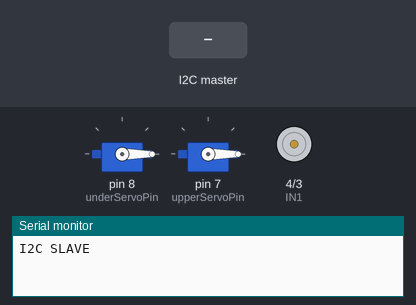
The sketch below on a simulated Arduino Uno, built with avr-gcc and run on an emulated ATmega328P. Parts: 2 × servo, motor-driver pin pairs drawn as motors (green arrow = first pin HIGH = forward, orange = second pin HIGH = backward, longer = more drive, scaled by the enable pin), the last lines printed to the serial monitor. The test bench sets the inputs (shaded band).

Above: at 1.2 s.
1.3 s: the I2C master sends "T"
At 3.2 s:
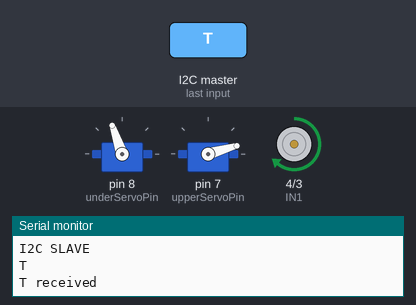
7.3 s: the I2C master sends "U"
At 7.71 s:
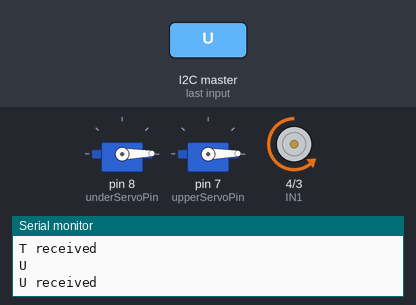
9.4 s: the I2C master sends "S"
At 10.2 s:
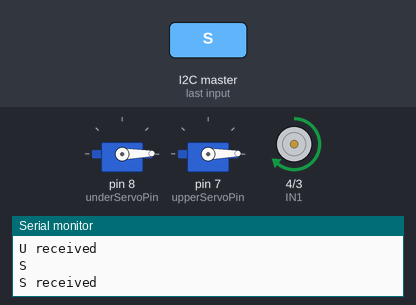
11.9 s: the I2C master sends "T"
At 14.8 s:
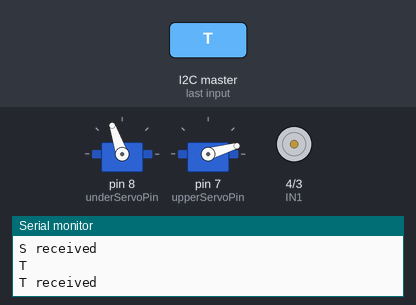
Timing chart, 0 to 15.9 s (numbered marks = the images above; inputs shaded):
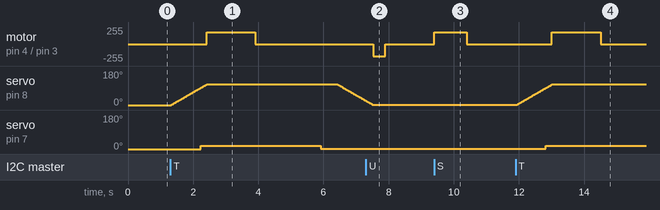

Measured:
- after the input at 1.3 s, motor on pin 4 (IN1) / pin 3 (IN2): stopped → forward 180/255 after 1.1 s, → stopped 1.5 s later; servo on pin 8 (underServoPin): rises from 0° to 110° in 5.1 s, then falls to 22° in 0.89 s; servo on pin 7 (upperServoPin): 0° → 16° after 0.93 s, → 1° 3.7 s later
- after the input at 7.3 s, motor on pin 4 (IN1) / pin 3 (IN2): stopped → backward 180/255 after 0.22 s, → stopped 0.38 s later
- after the input at 9.4 s, motor on pin 4 (IN1) / pin 3 (IN2): stopped → forward 180/255 at once, → stopped 1.0 s later
- after the input at 11.9 s, motor on pin 4 (IN1) / pin 3 (IN2): stopped → forward 180/255 after 1.1 s, → stopped 1.5 s later; servo on pin 8 (underServoPin): moves from 1° to 109° over 1.1 s, starting at once; servo on pin 7 (upperServoPin): 1° → 16° after 0.93 s

The sketch:

I2C_Slave.ino
```cpp
#include <Wire.h>
#include <Servo.h>
#define SLAVE 4
char buf[20];
volatile byte pos = 0; // 수신 버퍼에 문자를 기록할 위치
volatile boolean process_it = false; // 수신 데이터 종료 알림


/**서보 모터 관련 변수 선언**/
Servo underServo, upperServo;
int underServoPin = 8;
int upperServoPin = 7;
int underServoAngle = 0;
int upperServoAngle = 0;
#define upperServoAngleLimit 17

/****모드 설정****/
boolean Rflag = false;
boolean Pflag = false;
boolean Uflag = false;
boolean Sflag = false;
boolean ReturnFlag = false;
boolean Dflag=false;
int currentMillis;
int previousMillis = 0;


/**PIN_DC 관련 변수 선언**/
#define IN1 4
#define IN2 3
#define ENA 5

/***SETUP & LOOP ***/
void setup() {
  Serial.begin(9600);
  Serial.println("I2C SLAVE");
  // Wire 라이브러리 초기화
  // 슬레이브로 참여하기 위해서는 주소를 지정해야 한다.
  Wire.begin(SLAVE);
  // 마스터의 데이터 전송 요구가 있을 때 처리할 함수 등록
  Wire.onReceive(receiveHandler);
  Wire.onRequest(requestHandler);

  underServo.attach(underServoPin);
  upperServo.attach(upperServoPin);
  underServo.write(0);
  upperServo.write(0);

  pinMode(IN1, OUTPUT);
  pinMode(IN2, OUTPUT);
  pinMode(ENA, OUTPUT);
}

void receiveHandler()//마스터로 부터 플래그 도착시 슬레이브 플래그 설정
{
  char flag;
  flag = (char)Wire.read();
  Serial.println(flag);
  if (flag == 'T')
  {
    Serial.println("T received");
    Uflag = true;
    process_it = true;
  }
  if (flag == 'R')
  {
    Serial.println("R received");
    Rflag = true;
    previousMillis = millis();
  }
  if (flag == 'U')
  {
    Serial.println("U received");
    Uflag = true;
    previousMillis = millis();
  }
  if (flag == 'S')
  {
    Serial.println("S received");
    Sflag = true;
    previousMillis = millis();
  }
}

void requestHandler()//Done 메시지를 보내주기 위한 함수, Return_Servo까지 정상수행시 Dflag ON
{
  Serial.println("request received");
  if(Dflag)
  {
    Serial.println("Done Sent");
    char data='D';
    Wire.write(data);
    Dflag=false;
  }
}


void Turn_Servo()//터너 정회전
{
  for (; underServoAngle<110; underServoAngle++)
  {
    delay(10);
    underServo.write(underServoAngle);
    if (underServoAngle > 90)
      for (; upperServoAngle < upperServoAngleLimit; upperServoAngle++) {
        upperServo.write(upperServoAngle);
      }
  }
}

void Pin_DC()//핀
{
  digitalWrite(IN1, HIGH);
  digitalWrite(IN2, LOW);
  analogWrite(ENA, 180);
}

void Return_Servo()//터너 되돌아오기
{
  for (; upperServoAngle > 0; upperServoAngle--) {
    upperServo.write(upperServoAngle);
  }
  delay(500);
  for (; underServoAngle > 0; underServoAngle--) {
    underServo.write(underServoAngle);
    delay(10);
  }
}

void loop() {
  if (Rflag)
  {
    currentMillis = millis();
    digitalWrite(IN1, LOW);
    digitalWrite(IN2, HIGH);
    analogWrite(ENA, 150);
    if ((currentMillis - previousMillis)>600)
    {
      digitalWrite(IN1, LOW);
      digitalWrite(IN2, LOW);
      analogWrite(ENA, 0);
      Rflag = false;
    }
  }
  if (Uflag)
  {
    currentMillis = millis();
    digitalWrite(IN1, LOW);
    digitalWrite(IN2, HIGH);
    analogWrite(ENA, 150);
    if ((currentMillis - previousMillis)>600)
    {
      digitalWrite(IN1, LOW);
      digitalWrite(IN2, LOW);
      analogWrite(ENA, 0);
      Uflag = false;
    }
  }
  if (process_it) { // 데이터 수신이 종료된 경우
    Turn_Servo();
    process_it = false;
    Pflag = true;
    previousMillis = millis() + 500;
  }
  if (Pflag)
  {
    currentMillis = millis();
    Pin_DC();
    if ((currentMillis - previousMillis)>1000)
    {
      digitalWrite(IN1, LOW);
      digitalWrite(IN2, LOW);
      analogWrite(ENA, 0);
      Pflag = false;
      ReturnFlag = true;
    }
  }
  if (ReturnFlag)
  {
    delay(2000);
    Return_Servo();
    ReturnFlag = false;
    Dflag=true;
  }

  if (Sflag)
  {
    currentMillis = millis();
    Pin_DC();
    if ((currentMillis - previousMillis)>1000)
    {
      digitalWrite(IN1, LOW);
      digitalWrite(IN2, LOW);
      analogWrite(ENA, 0);
      Sflag = false;
    }
  }
}
```
